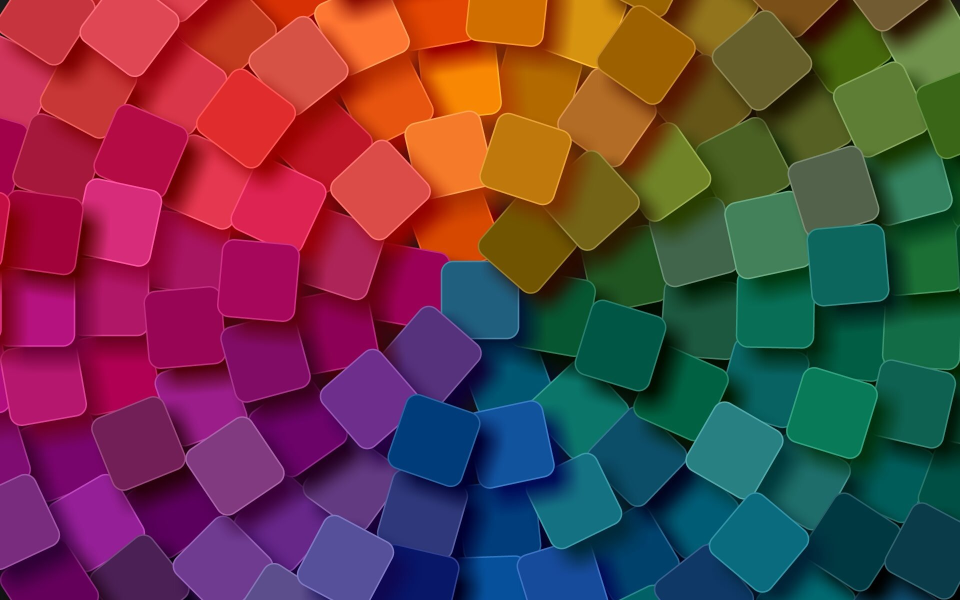
#> input picture colorpic6.jpg, 1920 x 1200 px (shown at 1/2 size)
$ jupyter execute 'Color Recognizer.ipynb'
#> lines starting #> are read from the running program, lines starting #| are printed output that depends on the picture
#### Aditya Naranje
### The Sparks Foundation IOT and Computer Vision
#### Task-1 Color Detection

###  Importing required libraries.

[cell 1]
import pandas as pd
import cv2

###  Importing the image.

[cell 2]
img = cv2.imread('colorpic6.jpg')
#> img is the input picture: shape (1200, 1920, 3); mean B, G, R 71.1, 63.1, 100.5
img = cv2.resize(img, (1000,700))
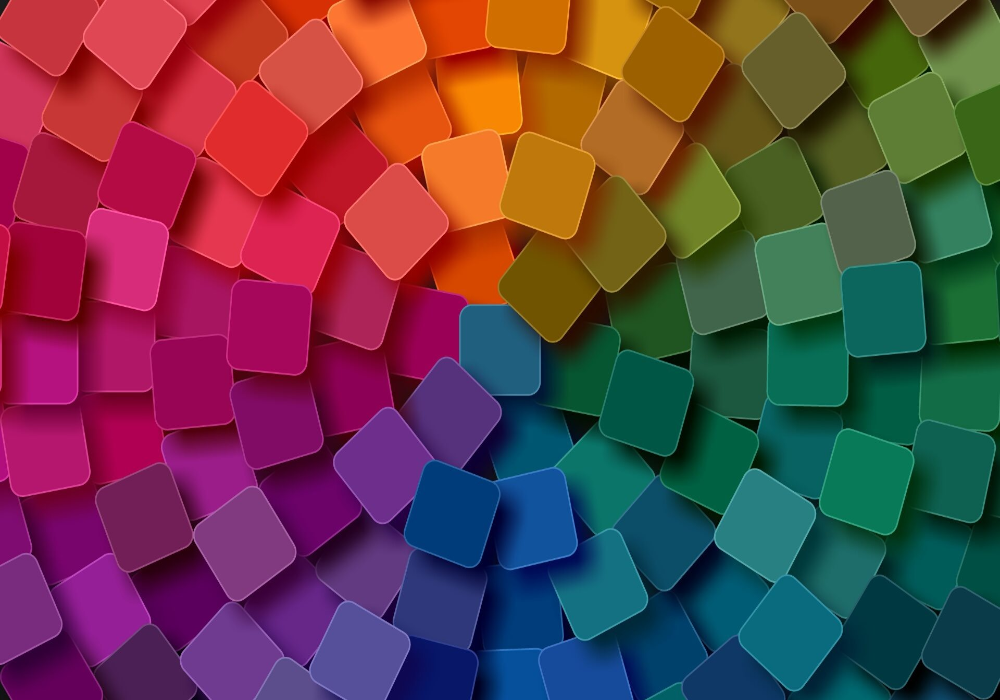
#> img: shape (700, 1000, 3); mean B, G, R 71.1, 63.1, 100.5

### Importing dataset/csv file.

[cell 3]
index = ['color','color_name','HEX','R','G','B']
data = pd.read_csv('colors.csv',names = index, header=None)
#> (reads colors.csv from the repository)

### Creating variables for r , g, b values, and x and y co-ordinates.

[cell 4]
clicked = True
r = b = g = xpos = ypos = 0

### Function to get color name.

[cell 5]
def get_color(R,G,B):
    minimum = 10000
    for i in range(len(data)):
        d = abs(R-int(data.loc[i,'R']))+abs(G-int(data.loc[i,'G']))+abs(B-int(data.loc[i,'B']))
        if d<=minimum:
            minimum = d
            clr_name = data.loc[i,'color_name']
    return clr_name

### Function to get x and y co-ordinate along with r,g,b values.

[cell 6]
def draw_function(event,x,y,flags,params):
    if event == cv2.EVENT_LBUTTONDBLCLK:
        global clicked, r, b, g, xpos, ypos
        clicked = True
        xpos = x
        ypos = y
        b,g,r = img[y,x]
        b = int(b)
        g = int(g)
        r = int(r)

[cell 7]
cv2.namedWindow('Image')
cv2.setMouseCallback('Image',draw_function)

### Showing image for performing task.

[cell 8]
while True:
    cv2.imshow("Image",img)
    if clicked:
        cv2.rectangle(img, (20,20),(980,60), (b,g,r),-1 )
        text = get_color(r,g,b)+"      R= "+str(r)+"    G= "+str(g)+"    B="+str(b)
        if (b+g+r)>=450:
            cv2.putText(img,text,(50,50),2,0.8,(0,0,0),2,cv2.LINE_AA)
        else:
            cv2.putText(img,text,(50,50),2,0.8,(255,255,255),2,cv2.LINE_AA)
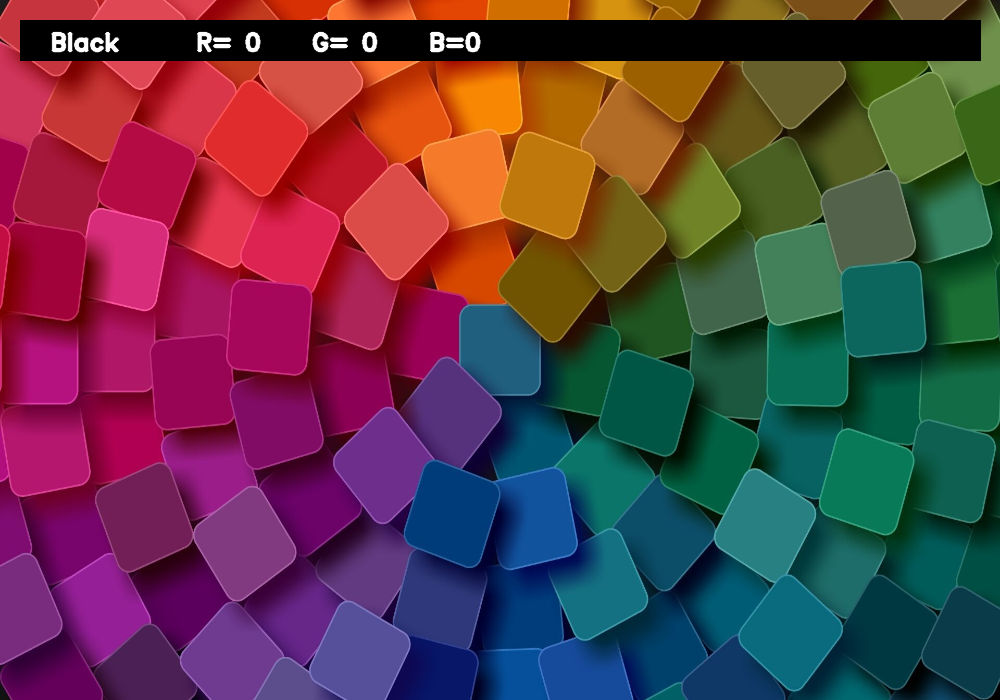
#> img: shape (700, 1000, 3); mean B, G, R 70.1, 59.4, 91.7
        clicked = False
    if cv2.waitKey(20) & 0xFF ==27:
#> (key Esc is pressed here)
        break

cv2.destroyAllWindows()
